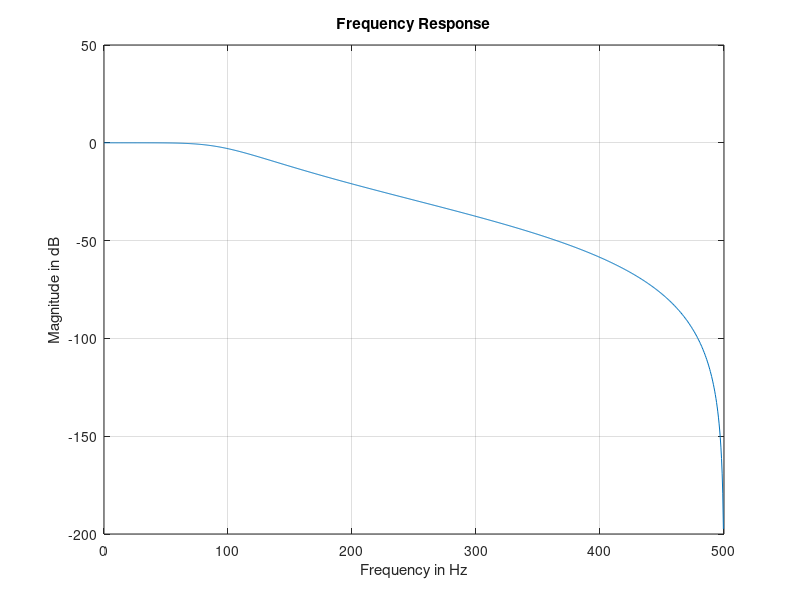
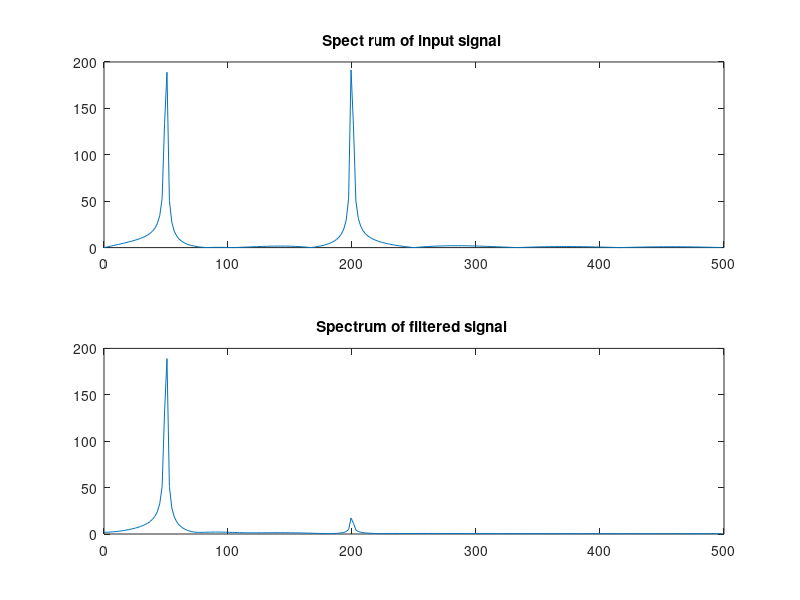

These charts were generated, in order, by the following MATLAB code:
clear all; 
clc ; 
close all

Fs = 1000; % Sampling rate
t = 0:1/(Fs):0.5;

wc = 2*100/Fs; %Normalized 3 dB cutoff freq. for the filter
x = sin(2*pi*t*50) + sin(2*pi*t*200);
[b,a] = butter(3,wc); %Getting the numerator & denominator polynomial coeffs
[H,W] = freqz(b,a,Fs); %Complex freq. response of analog filter

figure(1);

k=W*Fs/(2*pi); % defining frequency vector for plotting
plot(k,20*log10(abs(H))), grid on; title('Frequency Response');
xlabel(' Frequency in Hz '),ylabel(' Magnitude in dB ');

% Filter testing
yb = filter(b,a,x) ;
% Getting spectrum and plot 
N = 512;
w = [0:N/2 - 1]* (Fs/N) ; %defining frequency vector for plotting
X = fft(x,N);
Yb = fft(yb,N);
figure(2);
subplot(211), plot(w,abs(X(1:N/2))); 
title('Spect rum of input signal ' ) ; 
subplot(212), plot(w,abs(Yb(1:N/2))); 
title('Spectrum of filtered signal ' ) ;